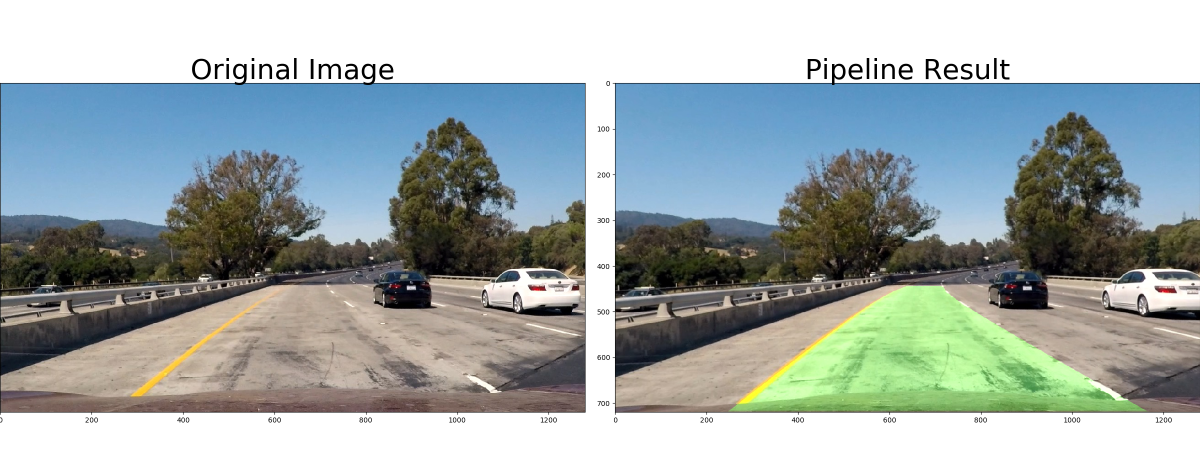
#> input picture output_images/final/test1.png, 2400 x 900 px, given in place of calibration5.jpg, which was not available (shown at 1/2 size)
$ jupyter execute --allow-errors advanced_lane_detection.ipynb   (shell and % lines are left out)   (older library calls are emulated)   (text cells are left out)
#> lines starting #> are read from the running program, lines starting #| are printed output that depends on the picture; pictures that were not available may be replaced by others from this repository, and a replacement may not be noted
[cell 1]
import numpy as np
import cv2
import glob, os
import matplotlib.pyplot as plt

[cell 2]
def camera_caliberation(nx = 9, ny = 6):
    objp = np.zeros((nx * ny, 3), np.float32)
    objp[:, :2] = np.mgrid[0:nx, 0:ny].T.reshape(-1, 2)

    # Arrays to store object points and image points from all the images.
    objpoints = []  # 3d points in real world space
    imgpoints = []  # 2d points in image plane.

    # Make a list of calibration images
    images = glob.glob('camera_cal/calibration*.jpg')
    # Step through the list and search for chessboard corners
    for fname in images:
        img = cv2.imread(fname)
        gray = cv2.cvtColor(img, cv2.COLOR_BGR2GRAY)

        # Find the chessboard corners
        ret, corners = cv2.findChessboardCorners(gray, (nx, ny), None)

        # If found, add object points, image points
        if ret == True:
            objpoints.append(objp)
            imgpoints.append(corners)


    #cv2.destroyAllWindows()
    ret, mtx, dist, rvecs, tvecs = cv2.calibrateCamera(objpoints, imgpoints, gray.shape[::-1], None, None)
    return (mtx, dist)

#> (a cell that did not finish here is left out)

[cell 4]
img = cv2.imread("./camera_cal/calibration5.jpg")
#> img is the input picture: shape (900, 2400, 3); mean B, G, R 168, 167.4, 155.8
#> (the rest of this cell did not finish here and is left out)

[cell 5]
# Applying undistort on test image
test3 = cv2.imread("./test_images/test3.jpg")
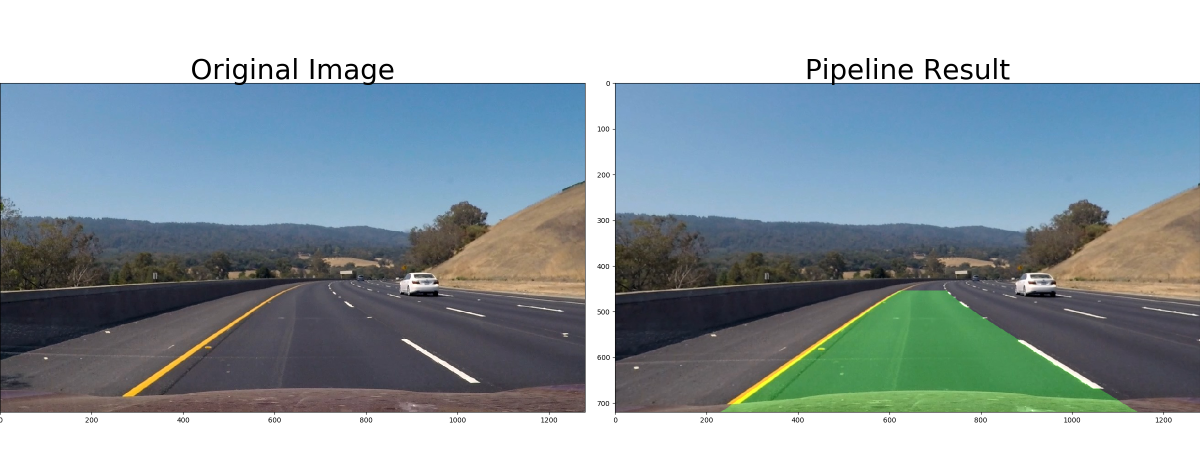
#> input picture output_images/final/test3.png, 2400 x 900 px, given in place of test3.jpg, which was not available (shown at 1/2 size)
#> test3 is the input picture: shape (900, 2400, 3); mean B, G, R 164.4, 157.6, 143.5
#> (the rest of this cell did not finish here and is left out)

[cell 6]
# [33 lines left out: function color_gradient_binary, not called in this run]

#> (a cell that did not finish here is left out)

[cell 8]
# [23 lines left out: function region_of_interest, not called in this run]

#> (a cell that did not finish here is left out)

[cell 10]
def warp_image(img, inverse= False):
    src = np.float32([[180, 720],
                      [600, 445],
                      [680, 440],
                      [1120, 720]])
    dst = np.float32([[300, 720],
                      [300, 0],
                      [950, 0],
                      [950, 720]])

    # Given src and dst points, calculate the perspective transform matrix
    if (inverse == False) :
        M = cv2.getPerspectiveTransform(src, dst)
    else:
        M = cv2.getPerspectiveTransform(dst, src)
    # Warp the image using OpenCV warpPerspective()
    img_size = (img.shape[1], img.shape[0])
    warped = cv2.warpPerspective(img, M, img_size)
    return warped

[cell 11]
# Test the warping on the straight line image
straight_img = cv2.imread("./test_images/straight_lines1.jpg")
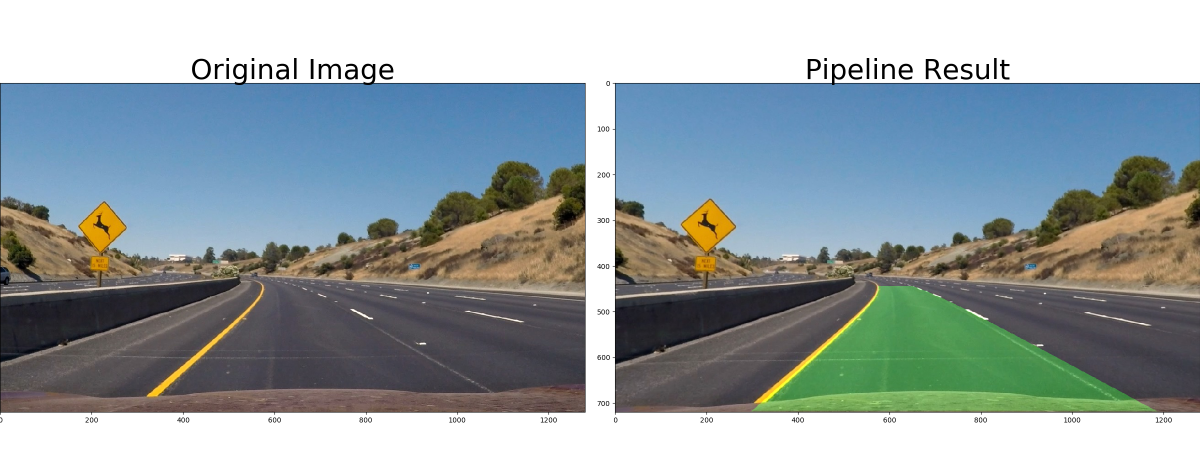
#> input picture output_images/final/test2.png, 2400 x 900 px, given in place of straight_lines1.jpg, which was not available (shown at 1/2 size)
#> straight_img is the input picture: shape (900, 2400, 3); mean B, G, R 161, 157.2, 145
warped_straight = warp_image(straight_img)
#> in warp_image, `warped = cv2.warpPerspective(img, M, img_size)`:
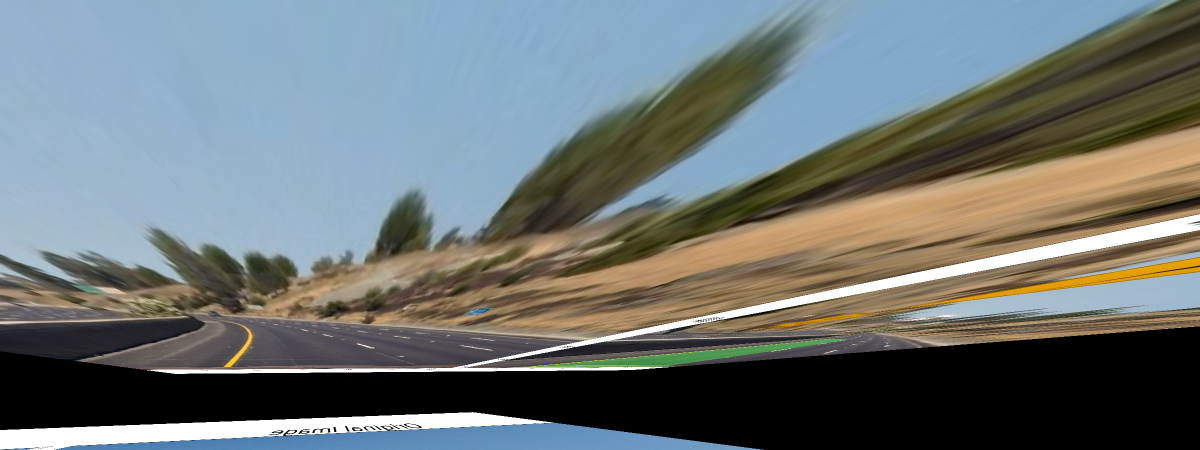
#> warped: shape (900, 2400, 3) (shown at 1/2 size); mean B, G, R 116.7, 116.9, 109.5
plt.imshow(warped_straight)
